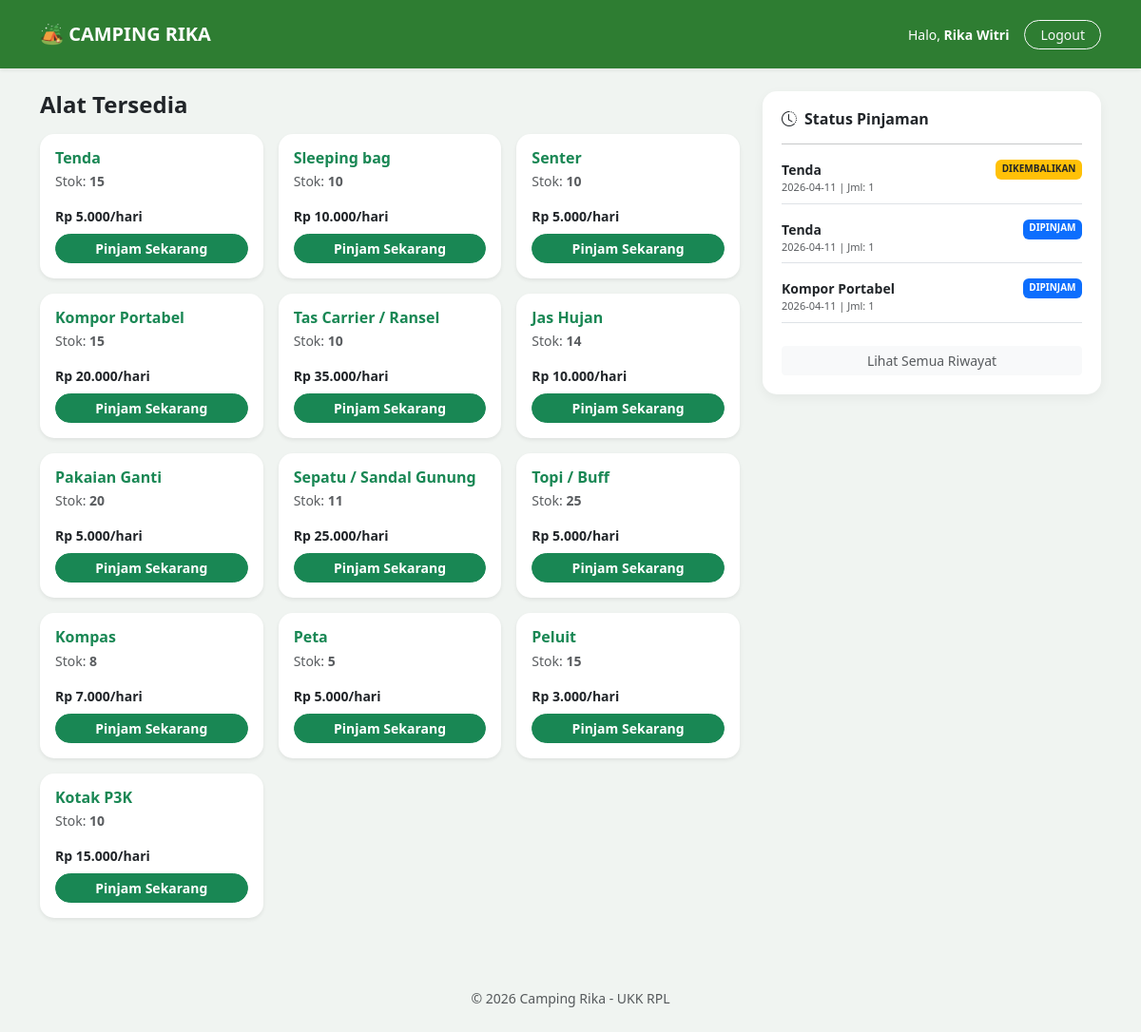
The app's page /peminjaman_alat_camping_rika/daftar_peminjam.php (signed in) with its own data.
### tables this page shows
CREATE TABLE `tabel_alat` (
  `id_alat` int NOT NULL,
  `nama_alat` varchar(100) NOT NULL,
  `kategori` varchar(50) NOT NULL,
  `harga_sewa_perhari` decimal(12,2) NOT NULL,
  `stok` int NOT NULL,
  `kondisi` varchar(50) NOT NULL
);

CREATE TABLE `tabel_peminjaman` (
  `id_peminjaman` int NOT NULL,
  `id_alat` int NOT NULL,
  `id_user` int NOT NULL,
  `tanggal_pinjam` date NOT NULL,
  `tanggal_kembali` date NOT NULL,
  `total_harga` decimal(10,0) NOT NULL,
  `status` enum('dipinjam','dikembalikan','dibatalkan') NOT NULL,
  `jumlah` int NOT NULL
);

### peminjaman_alat_camping_rika/daftar_peminjam.php (the view, shortened to what this page needs)
<?php
include 'koneksi.php';
$id_user = $_SESSION['id_user'];
?>
<!DOCTYPE html>
<html lang="id">
<head>
    <link href="https://cdn.jsdelivr.net/npm/bootstrap@5.3.0/dist/css/bootstrap.min.css" rel="stylesheet">
    <link rel="stylesheet" href="https://cdn.jsdelivr.net/npm/bootstrap-icons@1.11.1/font/bootstrap-icons.css">
</head>
<body>
<nav class="navbar navbar-custom shadow-sm p-3 mb-4">
    <div class="container">
        <span class="navbar-brand fw-bold text-white">🏕️ CAMPING RIKA</span>
        <div class="d-flex align-items-center">
            <span class="me-3 d-none d-md-inline small">Halo, <strong><?= $_SESSION['nama']; ?></strong></span>
            <a href="logout.php" class="btn btn-outline-light btn-sm rounded-pill px-3">Logout</a>
        </div>
    </div>
</nav>
<div class="container">
    <div class="row g-4">
        <div class="col-md-8">
            <h4 class="fw-bold mb-3 text-dark">Alat Tersedia</h4>
            <div class="row g-3">
                <?php
                $query_alat = mysqli_query($conn, "SELECT * FROM tabel_alat WHERE stok > 0");
                while($alat = mysqli_fetch_array($query_alat)) {
                ?>
                <div class="col-md-6 col-lg-4">
                    <div class="card card-alat shadow-sm">
                        <div class="card-body d-flex flex-column">
                            <h6 class="fw-bold text-success mb-1"><?= $alat['nama_alat']; ?></h6>
                            <p class="text-muted small mb-3">Stok: <strong><?= $alat['stok']; ?></strong></p>
                            <div class="mt-auto">
                                <p class="fw-bold mb-2 small text-dark">Rp <?= number_format($alat['harga_sewa_perhari'], 0, ',', '.'); ?>/hari</p>
                                <a href="form_pinjam.php?id=<?= $alat['id_alat']; ?>" class="btn btn-success btn-sm w-100 rounded-pill fw-bold">Pinjam Sekarang</a>
                            </div>
                        </div>
                    </div>
                </div>
                <?php } ?>
            </div>
        </div>
        <div class="col-md-4">
            <div class="sidebar-box">
                <h6 class="fw-bold mb-3"><i class="bi bi-clock-history me-2"></i>Status Pinjaman</h6>
                <hr>
                <?php
                $query_histori = mysqli_query($conn, "SELECT p.*, a.nama_alat FROM tabel_peminjaman p
                                                      JOIN tabel_alat a ON p.id_alat = a.id_alat
                                                      WHERE p.id_user = '$id_user'
                                                      ORDER BY p.id_peminjaman DESC LIMIT 3");
                if(mysqli_num_rows($query_histori) == 0) {
                    echo "<p class='text-muted small text-center py-3'>Belum ada aktivitas pinjam.</p>";
                } else {
                    while($h = mysqli_fetch_array($query_histori)) {
                        $warna = "bg-warning text-dark";
                        if($h['status'] == 'dipinjam') $warna = "bg-primary";
                ?>
                    <div class="mb-3 border-bottom pb-2">
                        <div class="d-flex justify-content-between">
                            <span class="small fw-bold text-dark"><?= $h['nama_alat']; ?></span>
                            <span class="badge <?= $warna ?>" style="font-size: 10px;"><?= strtoupper($h['status']); ?></span>
                        </div>
                        <div class="text-muted" style="font-size: 11px;"><?= $h['tanggal_pinjam'] ?? '-'; ?> | Jml: <?= $h['jumlah']; ?></div>
                    </div>
                <?php
                    }
                }
                ?>
                <a href="histori_pinjam.php" class="btn btn-light btn-sm w-100 mt-2 text-muted">Lihat Semua Riwayat</a>
            </div>
        </div>
    </div>
</div>
<footer class="text-center text-muted mt-5 py-4">
    <small>&copy; 2026 Camping Rika - UKK RPL</small>
</footer>
</body>
</html>

### peminjaman_alat_camping_rika/daftar_peminjam.php (style rules this page uses)
body { background: #f0f4f1; font-family: 'Segoe UI', sans-serif; }
.navbar-custom { background: #2e7d32; color: white; }
.card-alat { border: none; border-radius: 15px; transition: 0.3s; overflow: hidden; height: 100%; }
.sidebar-box { background: white; border-radius: 15px; padding: 20px; box-shadow: 0 4px 12px rgba(0,0,0,0.05); }

### records on screen
tabel_alat: nama_alat "Tenda", stok "15", harga_sewa_perhari "5.000"
tabel_alat: nama_alat "Sleeping bag", stok "10", harga_sewa_perhari "10.000"
tabel_alat: nama_alat "Senter", stok "10", harga_sewa_perhari "5.000"
tabel_alat: nama_alat "Kompor Portabel", stok "15", harga_sewa_perhari "20.000"
tabel_alat: nama_alat "Tas Carrier / Ransel", stok "10", harga_sewa_perhari "35.000"
tabel_alat: nama_alat "Jas Hujan", stok "14", harga_sewa_perhari "10.000"
tabel_alat: nama_alat "Pakaian Ganti", stok "20", harga_sewa_perhari "5.000"
tabel_alat: nama_alat "Sepatu / Sandal Gunung", stok "11", harga_sewa_perhari "25.000"
tabel_alat: nama_alat "Topi / Buff", stok "25", harga_sewa_perhari "5.000"
tabel_alat: nama_alat "Kompas", stok "8", harga_sewa_perhari "7.000"
tabel_alat: nama_alat "Peta", stok "5", harga_sewa_perhari "5.000"
tabel_alat: nama_alat "Peluit", stok "15", harga_sewa_perhari "3.000"
tabel_alat: nama_alat "Kotak P3K", stok "10", harga_sewa_perhari "15.000"
tabel_peminjaman: id_alat.nama_alat "Tenda", status "DIKEMBALIKAN", tanggal_pinjam "2026-04-11", jumlah "1"
tabel_peminjaman: id_alat.nama_alat "Tenda", status "DIPINJAM", tanggal_pinjam "2026-04-11", jumlah "1"
tabel_peminjaman: id_alat.nama_alat "Kompor Portabel", status "DIPINJAM", tanggal_pinjam "2026-04-11", jumlah "1"

### other values on screen
$_SESSION['nama'] "Rika Witri"
